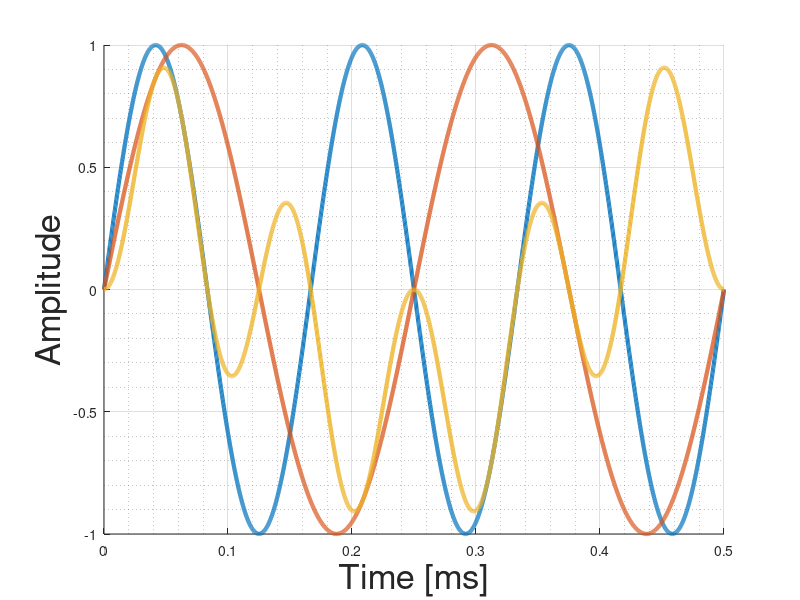

This figure's MATLAB source: (Note: this script raises an error after producing the figure.)
close all;
clear;

% First plot
t = 0:0.0000001:0.0005;

fs = 16000;

A1 = 1;
A2 = 1;

f1 = 6000;
f2 = 4000;

phi2 = 0;

x1 = A1 * sin(2*pi*f1*t);
x2 = A2 * sin(2*pi*f2*t+phi2);

xd = x2 .* x1;

xd_mean = mean(xd);

figure(1);
hold on;
grid minor;
grid on;
plot(t*1000, x1,'LineWidth',3.0);
plot(t*1000, x2,'LineWidth',3.0);
plot(t*1000, xd,'LineWidth',3.0);
xlabel('Time [ms]','fontsize',25);
ylabel('Amplitude','fontsize',25);
ax = gca;
ax.XTick=[0.1 0.2 0.3 0.4 0.5];
ylim([-1.1 1.1]);
title(["\fontsize{30}Different frequencies (f_1=6kHz>f_2=4kHz)"]);
set(gca,'FontSize',20);
legend({'x_1', 'x_2', 'x_D'},'Location','best')


% Second plot
t = 0:0.0000001:0.0005;

fs = 16000;

A1 = 1;
A2 = 1;

f1 = 4000;
f2 = 4000;

phi2 = 0;

x1 = A1 * sin(2*pi*f1*t);
x2 = A2 * sin(2*pi*f2*t+phi2);

xd = x2 .* x1;

xd_mean = mean(xd);


figure(2);
hold on;
grid minor;
grid on;
plot(t*1000, x1,'LineWidth',3.0);
plot(t*1000, x2,'LineWidth',3.0);
plot(t*1000, xd,'LineWidth',3.0);
xlabel('Time [ms]','fontsize',25);
ylabel('Amplitude','fontsize',25);
ax = gca;
ax.XTick=[0.1 0.2 0.3 0.4 0.5];
ylim([-1.1 1.1]);
title(["\fontsize{30}Same frequency (f_1=f_2=4kHz)"]);
set(gca,'FontSize',20);
legend({'x_1', 'x_2', 'x_D'},'Location','best')

% Third plot
f1 = 4000;
f2 = 4000;
phi2 = pi;

x1 = A1 * sin(2*pi*f1*t);

xd_mean_v = zeros(1, 7000);
phy_values = zeros(1,7000);
i=1;

for phy = 0:0.001:2*pi
    x2 = A2 * cos(2*pi*f2*t + phi2 + phy);
   
    xd = x2 .* x1;
    
    xd_mean_v(i) = mean(xd);
    i = i+1;
    phy_values(i)=phy;
end    



figure(3);
hold on;
grid minor;
grid on;
%plot(xd_mean_v);
plot(xd_mean_v,'Color','#0072BD','LineWidth',3.0);
xlim([0 i-1]);
ylim([-0.6 0.6]);
xt = get(gca, 'XTick');
ax = gca;
%ax.XTick=[0 0.5 1 1.5 2 2.5 3 3.5 4 4.5 5 5.5 6 6.5];
ax.YTick=[-0.5 -0.4 -0.3 -0.2 -0.1 0 0.1 0.2 0.3 0.4 0.5];
%set(gca, 'XTick',xt, 'XTickLabel',xt*0.001)
%set(gca,'XTick',0:pi/2:2*pi)
ax.XTick=[0 1571 3142 4712 6283];
ax.XTickLabel = {'0','\pi/2','\pi','(3/2)\pi','2\pi'};
xlabel('\Delta\phi [rad]','fontsize',25);
ylabel('<x_D>','fontsize',25);
hYLabel = get(gca,'YLabel');
set(hYLabel,'rotation',0);
set(gca,'FontSize',20);
title(["\fontsize{30}Phase detector - mean output value simulation"]);
%editar os ticks horizontais para {(0, 0), (3142 \pi)(6283 2\pi)}